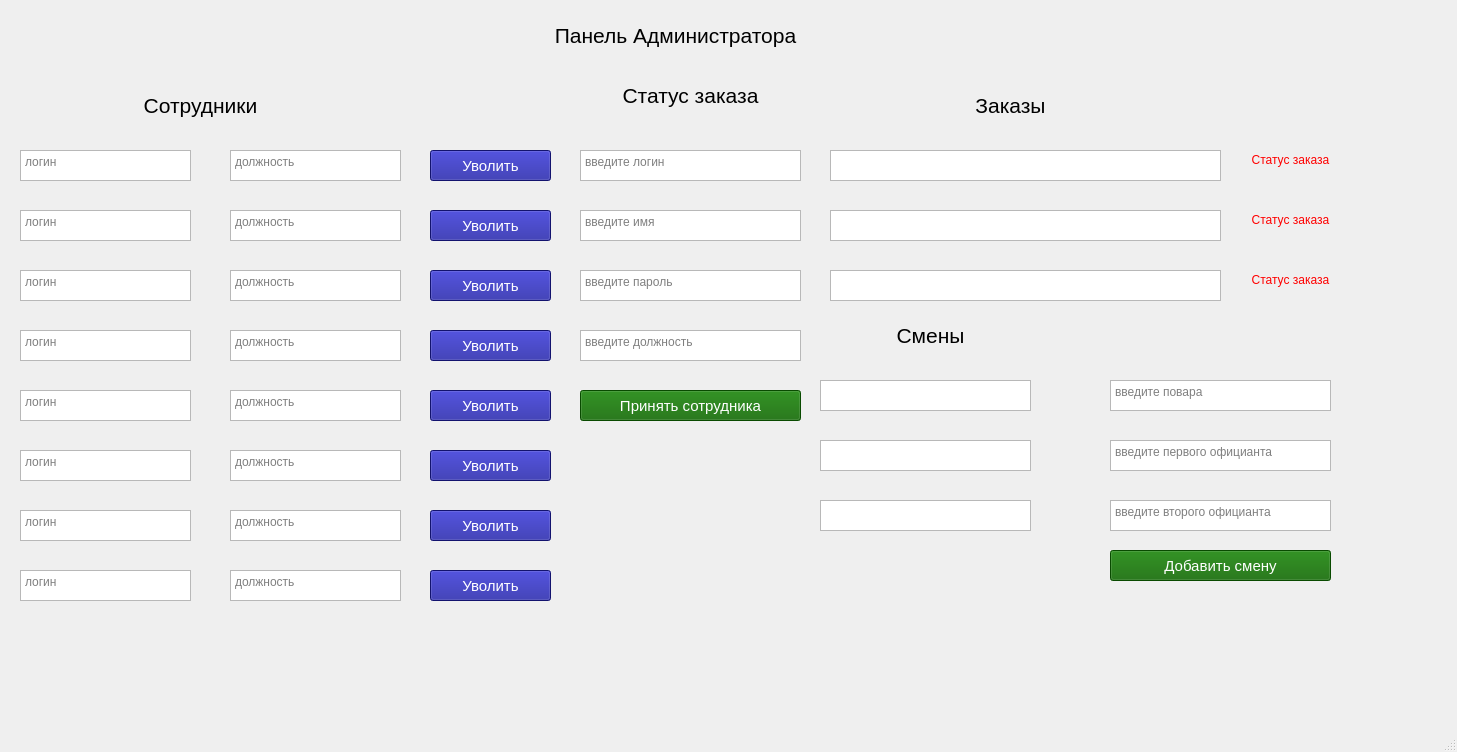
<?xml version="1.0" encoding="UTF-8"?>
<ui version="4.0">
 <class>cookWindow</class>
 <widget class="QMainWindow" name="cookWindow">
  <property name="geometry">
   <rect>
    <x>0</x>
    <y>0</y>
    <width>1457</width>
    <height>752</height>
   </rect>
  </property>
  <property name="windowTitle">
   <string>ДОБАВИТЬ ПОЛЬЗОВАТЕЛЯ</string>
  </property>
  <widget class="QWidget" name="centralwidget">
   <widget class="QLabel" name="labelTitleWindow">
    <property name="geometry">
     <rect>
      <x>410</x>
      <y>20</y>
      <width>531</width>
      <height>31</height>
     </rect>
    </property>
    <property name="font">
     <font>
      <pointsize>16</pointsize>
     </font>
    </property>
    <property name="layoutDirection">
     <enum>Qt::LeftToRight</enum>
    </property>
    <property name="text">
     <string>&lt;html&gt;&lt;head/&gt;&lt;body&gt;&lt;p align=&quot;center&quot;&gt;Панель Администратора&lt;/p&gt;&lt;/body&gt;&lt;/html&gt;</string>
    </property>
   </widget>
   <widget class="QTextBrowser" name="listOrders">
    <property name="geometry">
     <rect>
      <x>20</x>
      <y>150</y>
      <width>171</width>
      <height>31</height>
     </rect>
    </property>
    <property name="placeholderText">
     <string>логин</string>
    </property>
   </widget>
   <widget class="QLabel" name="lablOredrs">
    <property name="geometry">
     <rect>
      <x>130</x>
      <y>90</y>
      <width>141</width>
      <height>31</height>
     </rect>
    </property>
    <property name="font">
     <font>
      <pointsize>16</pointsize>
     </font>
    </property>
    <property name="layoutDirection">
     <enum>Qt::LeftToRight</enum>
    </property>
    <property name="text">
     <string>&lt;html&gt;&lt;head/&gt;&lt;body&gt;&lt;p align=&quot;center&quot;&gt;Сотрудники&lt;/p&gt;&lt;/body&gt;&lt;/html&gt;</string>
    </property>
    <property name="textFormat">
     <enum>Qt::AutoText</enum>
    </property>
   </widget>
   <widget class="QPushButton" name="pushButtonReady_2">
    <property name="geometry">
     <rect>
      <x>430</x>
      <y>150</y>
      <width>121</width>
      <height>31</height>
     </rect>
    </property>
    <property name="font">
     <font>
      <pointsize>11</pointsize>
     </font>
    </property>
    <property name="styleSheet">
     <string notr="true">background-color: rgb(27, 26, 154);
color: rgb(255, 255, 255);</string>
    </property>
    <property name="text">
     <string>Уволить</string>
    </property>
   </widget>
   <widget class="QTextEdit" name="textEdit">
    <property name="geometry">
     <rect>
      <x>580</x>
      <y>150</y>
      <width>221</width>
      <height>31</height>
     </rect>
    </property>
    <property name="placeholderText">
     <string>введите логин</string>
    </property>
   </widget>
   <widget class="QTextEdit" name="textEdit_2">
    <property name="geometry">
     <rect>
      <x>580</x>
      <y>210</y>
      <width>221</width>
      <height>31</height>
     </rect>
    </property>
    <property name="placeholderText">
     <string>введите имя</string>
    </property>
   </widget>
   <widget class="QPushButton" name="pushButtonReady_3">
    <property name="geometry">
     <rect>
      <x>580</x>
      <y>390</y>
      <width>221</width>
      <height>31</height>
     </rect>
    </property>
    <property name="font">
     <font>
      <pointsize>11</pointsize>
     </font>
    </property>
    <property name="styleSheet">
     <string notr="true">background-color: rgb(13, 103, 0);
color: rgb(255, 255, 255);</string>
    </property>
    <property name="text">
     <string>Принять сотрудника</string>
    </property>
   </widget>
   <widget class="QTextEdit" name="textEdit_3">
    <property name="geometry">
     <rect>
      <x>580</x>
      <y>330</y>
      <width>221</width>
      <height>31</height>
     </rect>
    </property>
    <property name="placeholderText">
     <string>введите должность</string>
    </property>
   </widget>
   <widget class="QTextEdit" name="textEdit_4">
    <property name="geometry">
     <rect>
      <x>580</x>
      <y>270</y>
      <width>221</width>
      <height>31</height>
     </rect>
    </property>
    <property name="placeholderText">
     <string>введите пароль</string>
    </property>
   </widget>
   <widget class="QLabel" name="lablOredrs_6">
    <property name="geometry">
     <rect>
      <x>620</x>
      <y>80</y>
      <width>141</width>
      <height>31</height>
     </rect>
    </property>
    <property name="font">
     <font>
      <pointsize>16</pointsize>
     </font>
    </property>
    <property name="layoutDirection">
     <enum>Qt::LeftToRight</enum>
    </property>
    <property name="text">
     <string>&lt;html&gt;&lt;head/&gt;&lt;body&gt;&lt;p align=&quot;center&quot;&gt;Статус заказа&lt;/p&gt;&lt;/body&gt;&lt;/html&gt;</string>
    </property>
    <property name="textFormat">
     <enum>Qt::AutoText</enum>
    </property>
   </widget>
   <widget class="QTextBrowser" name="listOrders_4">
    <property name="geometry">
     <rect>
      <x>230</x>
      <y>150</y>
      <width>171</width>
      <height>31</height>
     </rect>
    </property>
    <property name="placeholderText">
     <string>должность</string>
    </property>
   </widget>
   <widget class="QTextBrowser" name="listOrders_5">
    <property name="geometry">
     <rect>
      <x>230</x>
      <y>210</y>
      <width>171</width>
      <height>31</height>
     </rect>
    </property>
    <property name="placeholderText">
     <string>должность</string>
    </property>
   </widget>
   <widget class="QTextBrowser" name="listOrders_2">
    <property name="geometry">
     <rect>
      <x>20</x>
      <y>210</y>
      <width>171</width>
      <height>31</height>
     </rect>
    </property>
    <property name="placeholderText">
     <string>логин</string>
    </property>
   </widget>
   <widget class="QPushButton" name="pushButtonReady_4">
    <property name="geometry">
     <rect>
      <x>430</x>
      <y>210</y>
      <width>121</width>
      <height>31</height>
     </rect>
    </property>
    <property name="font">
     <font>
      <pointsize>11</pointsize>
     </font>
    </property>
    <property name="styleSheet">
     <string notr="true">background-color: rgb(27, 26, 154);
color: rgb(255, 255, 255);</string>
    </property>
    <property name="text">
     <string>Уволить</string>
    </property>
   </widget>
   <widget class="QPushButton" name="pushButtonReady_5">
    <property name="geometry">
     <rect>
      <x>430</x>
      <y>330</y>
      <width>121</width>
      <height>31</height>
     </rect>
    </property>
    <property name="font">
     <font>
      <pointsize>11</pointsize>
     </font>
    </property>
    <property name="styleSheet">
     <string notr="true">background-color: rgb(27, 26, 154);
color: rgb(255, 255, 255);</string>
    </property>
    <property name="text">
     <string>Уволить</string>
    </property>
   </widget>
   <widget class="QTextBrowser" name="listOrders_3">
    <property name="geometry">
     <rect>
      <x>20</x>
      <y>330</y>
      <width>171</width>
      <height>31</height>
     </rect>
    </property>
    <property name="placeholderText">
     <string>логин</string>
    </property>
   </widget>
   <widget class="QTextBrowser" name="listOrders_6">
    <property name="geometry">
     <rect>
      <x>20</x>
      <y>270</y>
      <width>171</width>
      <height>31</height>
     </rect>
    </property>
    <property name="placeholderText">
     <string>логин</string>
    </property>
   </widget>
   <widget class="QPushButton" name="pushButtonReady_6">
    <property name="geometry">
     <rect>
      <x>430</x>
      <y>270</y>
      <width>121</width>
      <height>31</height>
     </rect>
    </property>
    <property name="font">
     <font>
      <pointsize>11</pointsize>
     </font>
    </property>
    <property name="styleSheet">
     <string notr="true">background-color: rgb(27, 26, 154);
color: rgb(255, 255, 255);</string>
    </property>
    <property name="text">
     <string>Уволить</string>
    </property>
   </widget>
   <widget class="QTextBrowser" name="listOrders_7">
    <property name="geometry">
     <rect>
      <x>230</x>
      <y>330</y>
      <width>171</width>
      <height>31</height>
     </rect>
    </property>
    <property name="placeholderText">
     <string>должность</string>
    </property>
   </widget>
   <widget class="QTextBrowser" name="listOrders_8">
    <property name="geometry">
     <rect>
      <x>230</x>
      <y>270</y>
      <width>171</width>
      <height>31</height>
     </rect>
    </property>
    <property name="placeholderText">
     <string>должность</string>
    </property>
   </widget>
   <widget class="QTextBrowser" name="listOrders_9">
    <property name="geometry">
     <rect>
      <x>230</x>
      <y>510</y>
      <width>171</width>
      <height>31</height>
     </rect>
    </property>
    <property name="placeholderText">
     <string>должность</string>
    </property>
   </widget>
   <widget class="QPushButton" name="pushButtonReady_7">
    <property name="geometry">
     <rect>
      <x>430</x>
      <y>570</y>
      <width>121</width>
      <height>31</height>
     </rect>
    </property>
    <property name="font">
     <font>
      <pointsize>11</pointsize>
     </font>
    </property>
    <property name="styleSheet">
     <string notr="true">background-color: rgb(27, 26, 154);
color: rgb(255, 255, 255);</string>
    </property>
    <property name="text">
     <string>Уволить</string>
    </property>
   </widget>
   <widget class="QTextBrowser" name="listOrders_10">
    <property name="geometry">
     <rect>
      <x>20</x>
      <y>570</y>
      <width>171</width>
      <height>31</height>
     </rect>
    </property>
    <property name="placeholderText">
     <string>логин</string>
    </property>
   </widget>
   <widget class="QTextBrowser" name="listOrders_11">
    <property name="geometry">
     <rect>
      <x>230</x>
      <y>570</y>
      <width>171</width>
      <height>31</height>
     </rect>
    </property>
    <property name="placeholderText">
     <string>должность</string>
    </property>
   </widget>
   <widget class="QTextBrowser" name="listOrders_12">
    <property name="geometry">
     <rect>
      <x>20</x>
      <y>450</y>
      <width>171</width>
      <height>31</height>
     </rect>
    </property>
    <property name="placeholderText">
     <string>логин</string>
    </property>
   </widget>
   <widget class="QTextBrowser" name="listOrders_13">
    <property name="geometry">
     <rect>
      <x>20</x>
      <y>390</y>
      <width>171</width>
      <height>31</height>
     </rect>
    </property>
    <property name="placeholderText">
     <string>логин</string>
    </property>
   </widget>
   <widget class="QPushButton" name="pushButtonReady_8">
    <property name="geometry">
     <rect>
      <x>430</x>
      <y>390</y>
      <width>121</width>
      <height>31</height>
     </rect>
    </property>
    <property name="font">
     <font>
      <pointsize>11</pointsize>
     </font>
    </property>
    <property name="styleSheet">
     <string notr="true">background-color: rgb(27, 26, 154);
color: rgb(255, 255, 255);</string>
    </property>
    <property name="text">
     <string>Уволить</string>
    </property>
   </widget>
   <widget class="QTextBrowser" name="listOrders_14">
    <property name="geometry">
     <rect>
      <x>230</x>
      <y>450</y>
      <width>171</width>
      <height>31</height>
     </rect>
    </property>
    <property name="placeholderText">
     <string>должность</string>
    </property>
   </widget>
   <widget class="QPushButton" name="pushButtonReady_9">
    <property name="geometry">
     <rect>
      <x>430</x>
      <y>450</y>
      <width>121</width>
      <height>31</height>
     </rect>
    </property>
    <property name="font">
     <font>
      <pointsize>11</pointsize>
     </font>
    </property>
    <property name="styleSheet">
     <string notr="true">background-color: rgb(27, 26, 154);
color: rgb(255, 255, 255);</string>
    </property>
    <property name="text">
     <string>Уволить</string>
    </property>
   </widget>
   <widget class="QPushButton" name="pushButtonReady_10">
    <property name="geometry">
     <rect>
      <x>430</x>
      <y>510</y>
      <width>121</width>
      <height>31</height>
     </rect>
    </property>
    <property name="font">
     <font>
      <pointsize>11</pointsize>
     </font>
    </property>
    <property name="styleSheet">
     <string notr="true">background-color: rgb(27, 26, 154);
color: rgb(255, 255, 255);</string>
    </property>
    <property name="text">
     <string>Уволить</string>
    </property>
   </widget>
   <widget class="QTextBrowser" name="listOrders_15">
    <property name="geometry">
     <rect>
      <x>230</x>
      <y>390</y>
      <width>171</width>
      <height>31</height>
     </rect>
    </property>
    <property name="placeholderText">
     <string>должность</string>
    </property>
   </widget>
   <widget class="QTextBrowser" name="listOrders_16">
    <property name="geometry">
     <rect>
      <x>20</x>
      <y>510</y>
      <width>171</width>
      <height>31</height>
     </rect>
    </property>
    <property name="placeholderText">
     <string>логин</string>
    </property>
   </widget>
   <widget class="QLabel" name="lablOredrs_2">
    <property name="geometry">
     <rect>
      <x>940</x>
      <y>90</y>
      <width>141</width>
      <height>31</height>
     </rect>
    </property>
    <property name="font">
     <font>
      <pointsize>16</pointsize>
     </font>
    </property>
    <property name="layoutDirection">
     <enum>Qt::LeftToRight</enum>
    </property>
    <property name="text">
     <string>&lt;html&gt;&lt;head/&gt;&lt;body&gt;&lt;p align=&quot;center&quot;&gt;Заказы&lt;/p&gt;&lt;/body&gt;&lt;/html&gt;</string>
    </property>
    <property name="textFormat">
     <enum>Qt::AutoText</enum>
    </property>
   </widget>
   <widget class="QLabel" name="label_3">
    <property name="geometry">
     <rect>
      <x>1240</x>
      <y>260</y>
      <width>101</width>
      <height>41</height>
     </rect>
    </property>
    <property name="font">
     <font>
      <pointsize>9</pointsize>
     </font>
    </property>
    <property name="styleSheet">
     <string notr="true">color: rgb(255, 0, 0);</string>
    </property>
    <property name="text">
     <string>&lt;html&gt;&lt;head/&gt;&lt;body&gt;&lt;p align=&quot;center&quot;&gt;Статус заказа&lt;/p&gt;&lt;/body&gt;&lt;/html&gt;</string>
    </property>
   </widget>
   <widget class="QTextBrowser" name="listOrders_17">
    <property name="geometry">
     <rect>
      <x>830</x>
      <y>150</y>
      <width>391</width>
      <height>31</height>
     </rect>
    </property>
   </widget>
   <widget class="QLabel" name="label_2">
    <property name="geometry">
     <rect>
      <x>1240</x>
      <y>200</y>
      <width>101</width>
      <height>41</height>
     </rect>
    </property>
    <property name="font">
     <font>
      <pointsize>9</pointsize>
     </font>
    </property>
    <property name="styleSheet">
     <string notr="true">color: rgb(255, 0, 0);</string>
    </property>
    <property name="text">
     <string>&lt;html&gt;&lt;head/&gt;&lt;body&gt;&lt;p align=&quot;center&quot;&gt;Статус заказа&lt;/p&gt;&lt;/body&gt;&lt;/html&gt;</string>
    </property>
   </widget>
   <widget class="QTextBrowser" name="listOrders_18">
    <property name="geometry">
     <rect>
      <x>830</x>
      <y>210</y>
      <width>391</width>
      <height>31</height>
     </rect>
    </property>
   </widget>
   <widget class="QTextBrowser" name="listOrders_19">
    <property name="geometry">
     <rect>
      <x>830</x>
      <y>270</y>
      <width>391</width>
      <height>31</height>
     </rect>
    </property>
   </widget>
   <widget class="QLabel" name="label">
    <property name="geometry">
     <rect>
      <x>1240</x>
      <y>140</y>
      <width>101</width>
      <height>41</height>
     </rect>
    </property>
    <property name="font">
     <font>
      <pointsize>9</pointsize>
     </font>
    </property>
    <property name="styleSheet">
     <string notr="true">color: rgb(255, 0, 0);</string>
    </property>
    <property name="text">
     <string>&lt;html&gt;&lt;head/&gt;&lt;body&gt;&lt;p align=&quot;center&quot;&gt;Статус заказа&lt;/p&gt;&lt;/body&gt;&lt;/html&gt;</string>
    </property>
   </widget>
   <widget class="QTextBrowser" name="listOrders_20">
    <property name="geometry">
     <rect>
      <x>820</x>
      <y>500</y>
      <width>211</width>
      <height>31</height>
     </rect>
    </property>
   </widget>
   <widget class="QTextBrowser" name="listOrders_21">
    <property name="geometry">
     <rect>
      <x>820</x>
      <y>440</y>
      <width>211</width>
      <height>31</height>
     </rect>
    </property>
   </widget>
   <widget class="QTextBrowser" name="listOrders_22">
    <property name="geometry">
     <rect>
      <x>820</x>
      <y>380</y>
      <width>211</width>
      <height>31</height>
     </rect>
    </property>
   </widget>
   <widget class="QLabel" name="lablOredrs_3">
    <property name="geometry">
     <rect>
      <x>860</x>
      <y>320</y>
      <width>141</width>
      <height>31</height>
     </rect>
    </property>
    <property name="font">
     <font>
      <pointsize>16</pointsize>
     </font>
    </property>
    <property name="layoutDirection">
     <enum>Qt::LeftToRight</enum>
    </property>
    <property name="text">
     <string>&lt;html&gt;&lt;head/&gt;&lt;body&gt;&lt;p align=&quot;center&quot;&gt;Смены&lt;/p&gt;&lt;/body&gt;&lt;/html&gt;</string>
    </property>
    <property name="textFormat">
     <enum>Qt::AutoText</enum>
    </property>
   </widget>
   <widget class="QTextEdit" name="textEdit_5">
    <property name="geometry">
     <rect>
      <x>1110</x>
      <y>500</y>
      <width>221</width>
      <height>31</height>
     </rect>
    </property>
    <property name="placeholderText">
     <string>введите второго официанта</string>
    </property>
   </widget>
   <widget class="QTextEdit" name="textEdit_7">
    <property name="geometry">
     <rect>
      <x>1110</x>
      <y>380</y>
      <width>221</width>
      <height>31</height>
     </rect>
    </property>
    <property name="placeholderText">
     <string>введите повара</string>
    </property>
   </widget>
   <widget class="QTextEdit" name="textEdit_8">
    <property name="geometry">
     <rect>
      <x>1110</x>
      <y>440</y>
      <width>221</width>
      <height>31</height>
     </rect>
    </property>
    <property name="placeholderText">
     <string>введите первого официанта</string>
    </property>
   </widget>
   <widget class="QPushButton" name="pushButtonReady_11">
    <property name="geometry">
     <rect>
      <x>1110</x>
      <y>550</y>
      <width>221</width>
      <height>31</height>
     </rect>
    </property>
    <property name="font">
     <font>
      <pointsize>11</pointsize>
     </font>
    </property>
    <property name="styleSheet">
     <string notr="true">background-color: rgb(13, 103, 0);
color: rgb(255, 255, 255);</string>
    </property>
    <property name="text">
     <string>Добавить смену</string>
    </property>
   </widget>
  </widget>
  <widget class="QMenuBar" name="menubar">
   <property name="geometry">
    <rect>
     <x>0</x>
     <y>0</y>
     <width>1457</width>
     <height>23</height>
    </rect>
   </property>
  </widget>
  <widget class="QStatusBar" name="statusbar"/>
 </widget>
 <resources/>
 <connections/>
</ui>
